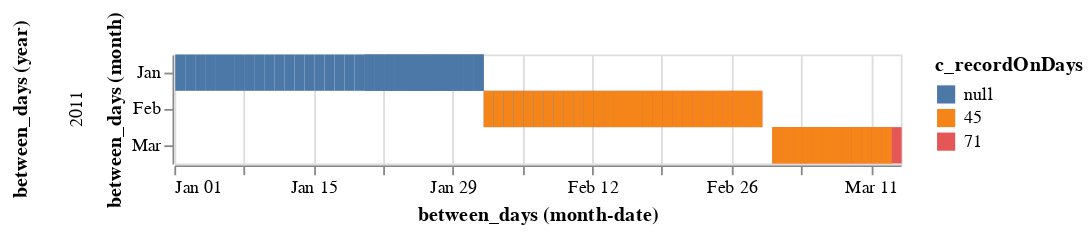

This figure's notebook cell:
### Code cell
# try plotting small overlap subset
alt.Chart(shmall_overlap).mark_rect().encode(
    y = alt.Y('month(between_days):O'),
    x = alt.X('monthdate(between_days):T'),
    color = 'c_recordOnDays:N'
).facet(
    row = 'year(between_days)')

### Figure 1 — Vega-Lite specification as saved in the notebook (floating-point values rounded to 4 significant figures)
{"config": {"view": {"continuousWidth": 400, "continuousHeight": 300}}, "data": {"name": "data-bda0d61d3a4b7a7cfef2ae02ffb9d69b"}, "facet": {"row": {"type": "temporal", "field": "between_days", "timeUnit": "year"}}, "spec": {"mark": "rect", "encoding": {"color": {"type": "nominal", "field": "c_recordOnDays"}, "x": {"type": "temporal", "field": "between_days", "timeUnit": "monthdate"}, "y": {"type": "ordinal", "field": "between_days", "timeUnit": "month"}}}, "$schema": "https://vega.github.io/schema/vega-lite/v4.8.1.json", "datasets": {"data-bda0d61d3a4b7a7cfef2ae02ffb9d69b": [{"between_days": "2011-01-01T00:00:00", "c_recordOnDays": null}, {"between_days": "2011-01-02T00:00:00", "c_recordOnDays": null}, {"between_days": "2011-01-03T00:00:00", "c_recordOnDays": null}, {"between_days": "2011-01-04T00:00:00", "c_recordOnDays": null}, {"between_days": "2011-01-05T00:00:00", "c_recordOnDays": null}, {"between_days": "2011-01-06T00:00:00", "c_recordOnDays": null}, {"between_days": "2011-01-07T00:00:00", "c_recordOnDays": null}, {"between_days": "2011-01-08T00:00:00", "c_recordOnDays": null}, {"between_days": "2011-01-09T00:00:00", "c_recordOnDays": null}, {"between_days": "2011-01-10T00:00:00", "c_recordOnDays": null}, {"between_days": "2011-01-11T00:00:00", "c_recordOnDays": null}, {"between_days": "2011-01-12T00:00:00", "c_recordOnDays": null}, {"between_days": "2011-01-13T00:00:00", "c_recordOnDays": null}, {"between_days": "2011-01-14T00:00:00", "c_recordOnDays": null}, {"between_days": "2011-01-15T00:00:00", "c_recordOnDays": null}, {"between_days": "2011-01-16T00:00:00", "c_recordOnDays": null}, {"between_days": "2011-01-17T00:00:00", "c_recordOnDays": null}, {"between_days": "2011-01-18T00:00:00", "c_recordOnDays": null}, {"between_days": "2011-01-19T00:00:00", "c_recordOnDays": null}, {"between_days": "2011-01-20T00:00:00", "c_recordOnDays": null}, {"between_days": "2011-01-20T00:00:00", "c_recordOnDays": null}, {"between_days": "2011-01-21T00:00:00", "c_recordOnDays": null}, {"between_days": "2011-01-21T00:00:00", "c_recordOnDays": null}, {"between_days": "2011-01-22T00:00:00", "c_recordOnDays": null}, {"between_days": "2011-01-22T00:00:00", "c_recordOnDays": null}, {"between_days": "2011-01-23T00:00:00", "c_recordOnDays": null}, {"between_days": "2011-01-23T00:00:00", "c_recordOnDays": null}, {"between_days": "2011-01-24T00:00:00", "c_recordOnDays": null}, {"between_days": "2011-01-24T00:00:00", "c_recordOnDays": null}, {"between_days": "2011-01-25T00:00:00", "c_recordOnDays": null}, {"between_days": "2011-01-25T00:00:00", "c_recordOnDays": null}, {"between_days": "2011-01-26T00:00:00", "c_recordOnDays": null}, {"between_days": "2011-01-26T00:00:00", "c_recordOnDays": null}, {"between_days": "2011-01-27T00:00:00", "c_recordOnDays": null}, {"between_days": "2011-01-27T00:00:00", "c_recordOnDays": null}, {"between_days": "2011-01-28T00:00:00", "c_recordOnDays": null}, {"between_days": "2011-01-28T00:00:00", "c_recordOnDays": null}, {"between_days": "2011-01-29T00:00:00", "c_recordOnDays": null}, {"between_days": "2011-01-29T00:00:00", "c_recordOnDays": null}, {"between_days": "2011-01-30T00:00:00", "c_recordOnDays": null}, {"between_days": "2011-01-30T00:00:00", "c_recordOnDays": null}, {"between_days": "2011-01-31T00:00:00", "c_recordOnDays": null}, {"between_days": "2011-01-31T00:00:00", "c_recordOnDays": null}, {"between_days": "2011-02-01T00:00:00", "c_recordOnDays": null}, {"between_days": "2011-02-01T00:00:00", "c_recordOnDays": 45.0}, {"between_days": "2011-02-02T00:00:00", "c_recordOnDays": null}, {"between_days": "2011-02-02T00:00:00", "c_recordOnDays": 45.0}, {"between_days": "2011-02-03T00:00:00", "c_recordOnDays": null}, {"between_days": "2011-02-03T00:00:00", "c_recordOnDays": 45.0}, {"between_days": "2011-02-04T00:00:00", "c_recordOnDays": null}, {"between_days": "2011-02-04T00:00:00", "c_recordOnDays": 45.0}, {"between_days": "2011-02-05T00:00:00", "c_recordOnDays": null}, {"between_days": "2011-02-05T00:00:00", "c_recordOnDays": 45.0}, {"between_days": "2011-02-06T00:00:00", "c_recordOnDays": null}, {"between_days": "2011-02-06T00:00:00", "c_recordOnDays": 45.0}, {"between_days": "2011-02-07T00:00:00", "c_recordOnDays": null}, {"between_days": "2011-02-07T00:00:00", "c_recordOnDays": 45.0}, {"between_days": "2011-02-08T00:00:00", "c_recordOnDays": null}, {"between_days": "2011-02-08T00:00:00", "c_recordOnDays": 45.0}, {"between_days": "2011-02-09T00:00:00", "c_recordOnDays": null}, {"between_days": "2011-02-09T00:00:00", "c_recordOnDays": 45.0}, {"between_days": "2011-02-10T00:00:00", "c_recordOnDays": null}, {"between_days": "2011-02-10T00:00:00", "c_recordOnDays": 45.0}, {"between_days": "2011-02-11T00:00:00", "c_recordOnDays": null}, {"between_days": "2011-02-11T00:00:00", "c_recordOnDays": 45.0}, {"between_days": "2011-02-12T00:00:00", "c_recordOnDays": null}, {"between_days": "2011-02-12T00:00:00", "c_recordOnDays": 45.0}, {"between_days": "2011-02-13T00:00:00", "c_recordOnDays": null}, {"between_days": "2011-02-13T00:00:00", "c_recordOnDays": 45.0}, {"between_days": "2011-02-14T00:00:00", "c_recordOnDays": null}, {"between_days": "2011-02-14T00:00:00", "c_recordOnDays": 45.0}, {"between_days": "2011-02-15T00:00:00", "c_recordOnDays": null}, {"between_days": "2011-02-15T00:00:00", "c_recordOnDays": 45.0}, {"between_days": "2011-02-16T00:00:00", "c_recordOnDays": null}, {"between_days": "2011-02-16T00:00:00", "c_recordOnDays": 45.0}, {"between_days": "2011-02-17T00:00:00", "c_recordOnDays": 71.0}, {"between_days": "2011-02-17T00:00:00", "c_recordOnDays": 45.0}, {"between_days": "2011-02-18T00:00:00", "c_recordOnDays": 71.0}, {"between_days": "2011-02-18T00:00:00", "c_recordOnDays": 45.0}, {"between_days": "2011-02-19T00:00:00", "c_recordOnDays": 71.0}, {"between_days": "2011-02-19T00:00:00", "c_recordOnDays": 45.0}, {"between_days": "2011-02-20T00:00:00", "c_recordOnDays": 71.0}, {"between_days": "2011-02-20T00:00:00", "c_recordOnDays": 45.0}, {"between_days": "2011-02-21T00:00:00", "c_recordOnDays": 71.0}, {"between_days": "2011-02-21T00:00:00", "c_recordOnDays": 45.0}, {"between_days": "2011-02-22T00:00:00", "c_recordOnDays": 71.0}, {"between_days": "2011-02-22T00:00:00", "c_recordOnDays": 45.0}, {"between_days": "2011-02-23T00:00:00", "c_recordOnDays": 71.0}, {"between_days": "2011-02-23T00:00:00", "c_recordOnDays": 45.0}, {"between_days": "2011-02-24T00:00:00", "c_recordOnDays": 71.0}, {"between_days": "2011-02-24T00:00:00", "c_recordOnDays": 45.0}, {"between_days": "2011-02-25T00:00:00", "c_recordOnDays": 71.0}, {"between_days": "2011-02-25T00:00:00", "c_recordOnDays": 45.0}, {"between_days": "2011-02-26T00:00:00", "c_recordOnDays": 71.0}, {"between_days": "2011-02-26T00:00:00", "c_recordOnDays": 45.0}, {"between_days": "2011-02-27T00:00:00", "c_recordOnDays": 71.0}, {"between_days": "2011-02-27T00:00:00", "c_recordOnDays": 45.0}, {"between_days": "2011-02-28T00:00:00", "c_recordOnDays": 71.0}, {"between_days": "2011-02-28T00:00:00", "c_recordOnDays": 45.0}, {"between_days": "2011-03-01T00:00:00", "c_recordOnDays": 71.0}, {"between_days": "2011-03-01T00:00:00", "c_recordOnDays": 45.0}, {"between_days": "2011-03-02T00:00:00", "c_recordOnDays": 71.0}, {"between_days": "2011-03-02T00:00:00", "c_recordOnDays": 45.0}, {"between_days": "2011-03-03T00:00:00", "c_recordOnDays": 71.0}, {"between_days": "2011-03-03T00:00:00", "c_recordOnDays": 45.0}, {"between_days": "2011-03-04T00:00:00", "c_recordOnDays": 71.0}, {"between_days": "2011-03-04T00:00:00", "c_recordOnDays": 45.0}, {"between_days": "2011-03-05T00:00:00", "c_recordOnDays": 71.0}, {"between_days": "2011-03-05T00:00:00", "c_recordOnDays": 45.0}, {"between_days": "2011-03-06T00:00:00", "c_recordOnDays": 71.0}, {"between_days": "2011-03-06T00:00:00", "c_recordOnDays": 45.0}, {"between_days": "2011-03-07T00:00:00", "c_recordOnDays": 71.0}, {"between_days": "2011-03-07T00:00:00", "c_recordOnDays": 45.0}, {"between_days": "2011-03-08T00:00:00", "c_recordOnDays": 71.0}, {"between_days": "2011-03-08T00:00:00", "c_recordOnDays": 45.0}, {"between_days": "2011-03-09T00:00:00", "c_recordOnDays": 71.0}, {"between_days": "2011-03-09T00:00:00", "c_recordOnDays": 45.0}, {"between_days": "2011-03-10T00:00:00", "c_recordOnDays": 71.0}, {"between_days": "2011-03-10T00:00:00", "c_recordOnDays": 45.0}, {"between_days": "2011-03-11T00:00:00", "c_recordOnDays": 71.0}, {"between_days": "2011-03-11T00:00:00", "c_recordOnDays": 45.0}, {"between_days": "2011-03-12T00:00:00", "c_recordOnDays": 71.0}, {"between_days": "2011-03-12T00:00:00", "c_recordOnDays": 45.0}, {"between_days": "2011-03-13T00:00:00", "c_recordOnDays": 71.0}]}}
